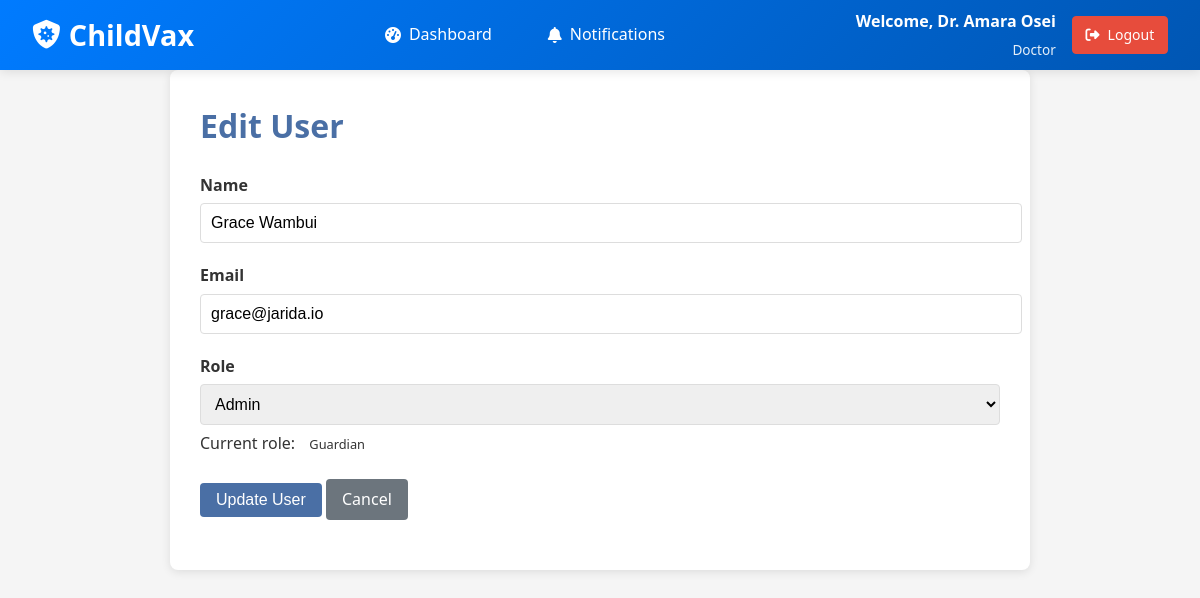
The app's page /pages/admin/edit_user.php?id=3 (signed in) with its own data.
### tables this page shows
CREATE TABLE IF NOT EXISTS `users` (
    `user_id`    INT UNSIGNED NOT NULL AUTO_INCREMENT,
    `name`       VARCHAR(100)  NOT NULL,
    `email`      VARCHAR(255)  NOT NULL,
    `password`   VARCHAR(255)  NOT NULL,
    `phone`      VARCHAR(20)   DEFAULT NULL,
    `role`       ENUM('admin','Guardian','doctor','SocialCaregiver') NOT NULL DEFAULT 'Guardian',
    `location`   VARCHAR(255)  DEFAULT NULL,
    `id_number`  VARCHAR(50)   DEFAULT NULL,
    `created_at` DATETIME      NOT NULL DEFAULT CURRENT_TIMESTAMP,
    PRIMARY KEY (`user_id`),
    UNIQUE KEY `uq_email` (`email`)
);

### pages/admin/edit_user.php (the view, shortened to what this page needs)
<?php
require __DIR__ . '/../../includes/auth.php';
$user_id = intval($_GET['id']);
$stmt = $conn->prepare("SELECT * FROM users WHERE user_id = ?");
$stmt->execute([$user_id]);
$user = $stmt->fetch(PDO::FETCH_ASSOC);
?>
<!DOCTYPE html>
<html lang="en">
<head>
</head>
<body>
    <?php include __DIR__ . '/../navbar.php'; ?>
    <div class="container">
        <h1>Edit User</h1>
        <form method="post">
            <div class="form-group">
                <label for="name">Name</label>
                <input type="text" id="name" name="name" value="<?= htmlspecialchars($user['name']) ?>" required>
            </div>
            <div class="form-group">
                <label for="email">Email</label>
                <input type="email" id="email" name="email" value="<?= htmlspecialchars($user['email']) ?>" required>
            </div>
            <div class="form-group">
                <label for="role">Role</label>
                <select id="role" name="role" required>
                    <option value="admin" <?= $user['role'] === 'admin' ? 'selected' : '' ?>>Admin</option>
                </select>
                <div style="margin-top: 5px;">
                    Current role: <span class="role-badge <?= htmlspecialchars($user['role']) ?>">
                        <?= ucfirst(htmlspecialchars($user['role'])) ?>
                    </span>
                </div>
            </div>
            <div class="form-group">
                <button type="submit" class="btn">Update User</button>
                <a href="manage_roles.php" class="btn btn-secondary">Cancel</a>
            </div>
        </form>
    </div>
</body>
</html>

### pages/admin/edit_user.php (style rules this page uses)
body { font-family: 'Segoe UI', Tahoma, Geneva, Verdana, sans-serif; line-height: 1.6; margin: 0; padding: 20px; background-color: #f5f5f5; color: #333; }
.container { max-width: 800px; margin: 0 auto; background: white; padding: 30px; border-radius: 8px; box-shadow: 0 2px 10px rgba(0, 0, 0, 0.1); }
h1 { color: #4a6fa5; margin-top: 0; }
.form-group { margin-bottom: 20px; }
label { display: block; margin-bottom: 5px; font-weight: 600; }
input[type="text"], input[type="email"], select { width: 100%; padding: 10px; border: 1px solid #ddd; border-radius: 4px; font-size: 16px; }
.btn { display: inline-block; padding: 10px 20px; background-color: #4a6fa5; color: white; text-decoration: none; border: none; border-radius: 4px; cursor: pointer; font-size: 16px; transition: background-color 0.3s; }
.btn-secondary { background-color: #6c757d; }
.role-badge { display: inline-block; padding: 4px 10px; border-radius: 20px; font-size: 0.8em; font-weight: 500; text-transform: capitalize; }

### pages/navbar.php (style rules this page uses)
:root { --primary-color: #007BFF; --secondary-color: #0056b3; --accent-color: #e74c3c; --light-color: #ecf0f1; --dark-color: #2c3e50; --success-color: #27ae60; --warning-color: #f39c12; --white: #ffffff; }
body { padding-top: 70px; margin: 0; font-family: 'Segoe UI', Tahoma, Geneva, Verdana, sans-serif; }
.btn { padding: 0.5rem 1rem; border-radius: 4px; text-decoration: none; font-weight: 500; transition: all 0.3s ease; border: none; cursor: pointer; display: inline-flex; align-items: center; gap: 0.5rem; }

### records on screen
users: name "Grace Wambui", email "grace@jarida.io", role "Guardian"

### other values on screen
$_SESSION['name'] "Dr. Amara Osei"
getRoleDisplayName($_SESSION['role'] ?? '') "Doctor"
